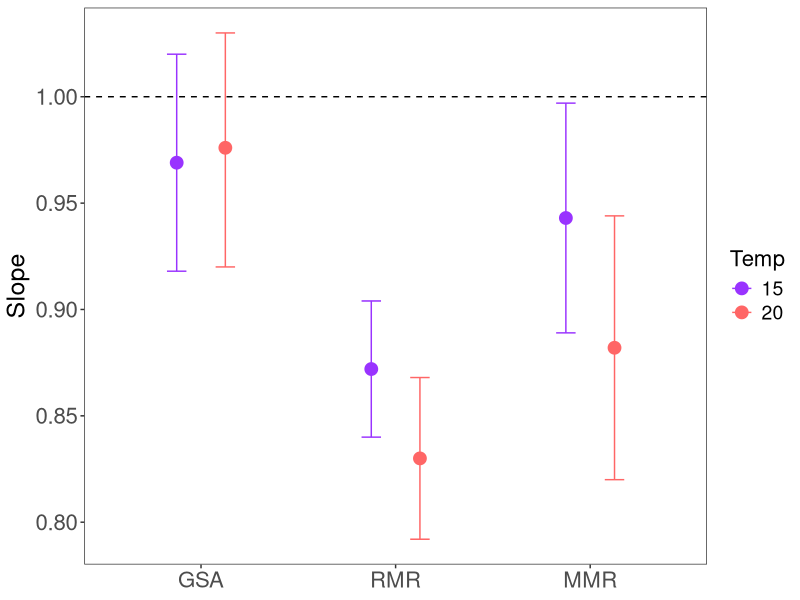
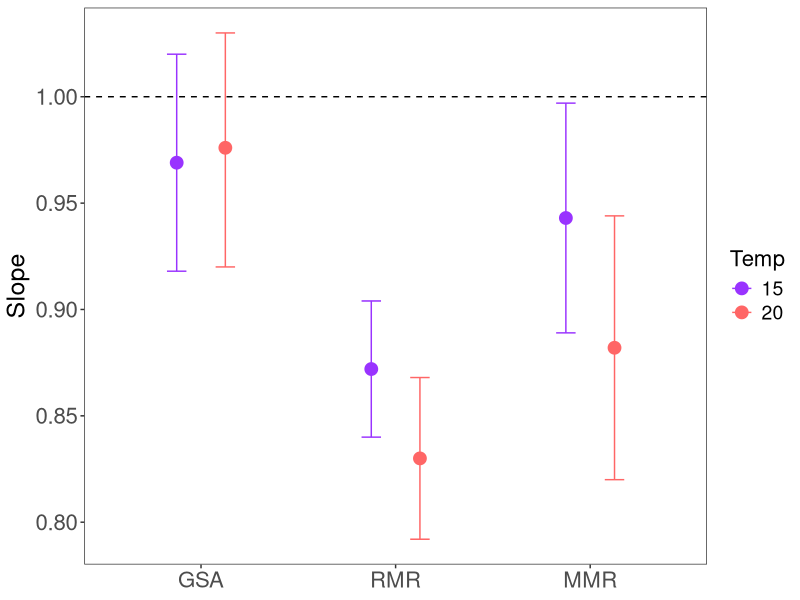

R code for these plots, in order:
#figure 3 parameter plot
library(here)
library(tidyverse)
library(ggplot2)
params<-read.csv(here("data/parameter_all_traits.csv"), stringsAsFactors = T, header = T)
A_col <- "#9933FF"
B_col <- "#FF6666"
dodge <- position_dodge(width=0.5)

data.slopes<-params %>%
  mutate (Temp = factor(Temp)) %>%
  mutate (Trait = factor(Trait, levels = c("GSA", "RMR", "MMR") ))
dodge <- position_dodge(width=0.5)

fig3<-ggplot(data.slopes,aes(x=Trait, y = Slope, color = Temp))+
  geom_errorbar(aes(ymax=Slope_UCI, ymin = Slope_LCI), position = dodge, width = 0.2)+
  geom_point(size = 4,position = dodge)+
  theme_bw()+theme(legend.title=element_text(size=16),legend.text=element_text(size=14),
                         axis.text.y=element_text(size=16),axis.title.y=element_text(size=18, vjust=1.2),
                         axis.text.x=element_text(size=16),axis.title.x=element_blank(),
                         panel.grid.major = element_blank(), panel.grid.minor = element_blank())+
  scale_fill_manual(values  = c(A_col, B_col))+
  scale_color_manual(values = c(A_col, B_col))+
  geom_hline(yintercept = 1, linetype = "dashed")
fig3
ppi=300
png("figures/fig3 params.png", width=8*ppi, height=6*ppi, res=ppi)
fig3
dev.off()